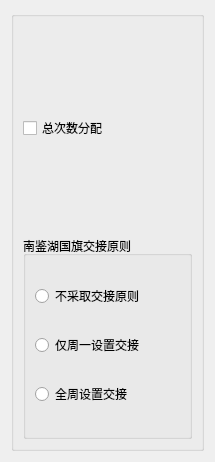
              <widget class="QWidget" name="rule">
               <property name="geometry">
                <rect>
                 <x>0</x>
                 <y>0</y>
                 <width>215</width>
                 <height>462</height>
                </rect>
               </property>
               <property name="minimumSize">
                <size>
                 <width>76</width>
                 <height>10</height>
                </size>
               </property>
               <attribute name="label">
                <string>值周排表规则</string>
               </attribute>
               <layout class="QVBoxLayout" name="verticalLayout_7">
                <item>
                 <widget class="QGroupBox" name="task_rule_groupBox">
                  <property name="minimumSize">
                   <size>
                    <width>80</width>
                    <height>0</height>
                   </size>
                  </property>
                  <property name="title">
                   <string/>
                  </property>
                  <layout class="QVBoxLayout" name="verticalLayout_4">
                   <item>
                    <widget class="QCheckBox" name="times_rule">
                     <property name="sizePolicy">
                      <sizepolicy hsizetype="Minimum" vsizetype="Preferred">
                       <horstretch>0</horstretch>
                       <verstretch>0</verstretch>
                      </sizepolicy>
                     </property>
                     <property name="text">
                      <string>总次数分配</string>
                     </property>
                    </widget>
                   </item>
                   <item>
                    <widget class="QGroupBox" name="handover_rule_groupBox">
                     <property name="title">
                      <string>南鉴湖国旗交接原则</string>
                     </property>
                     <layout class="QVBoxLayout" name="verticalLayout_32">
                      <item>
                       <widget class="QRadioButton" name="No_handover_rule_radioButton">
                        <property name="text">
                         <string>不采取交接原则</string>
                        </property>
                       </widget>
                      </item>
                      <item>
                       <widget class="QRadioButton" name="Monday_handover_rule_radioButton">
                        <property name="text">
                         <string>仅周一设置交接</string>
                        </property>
                       </widget>
                      </item>
                      <item>
                       <widget class="QRadioButton" name="All_handover_rule_radioButton">
                        <property name="text">
                         <string>全周设置交接</string>
                        </property>
                       </widget>
                      </item>
                     </layout>
                    </widget>
                   </item>
                  </layout>
                 </widget>
                </item>
               </layout>
              </widget>
